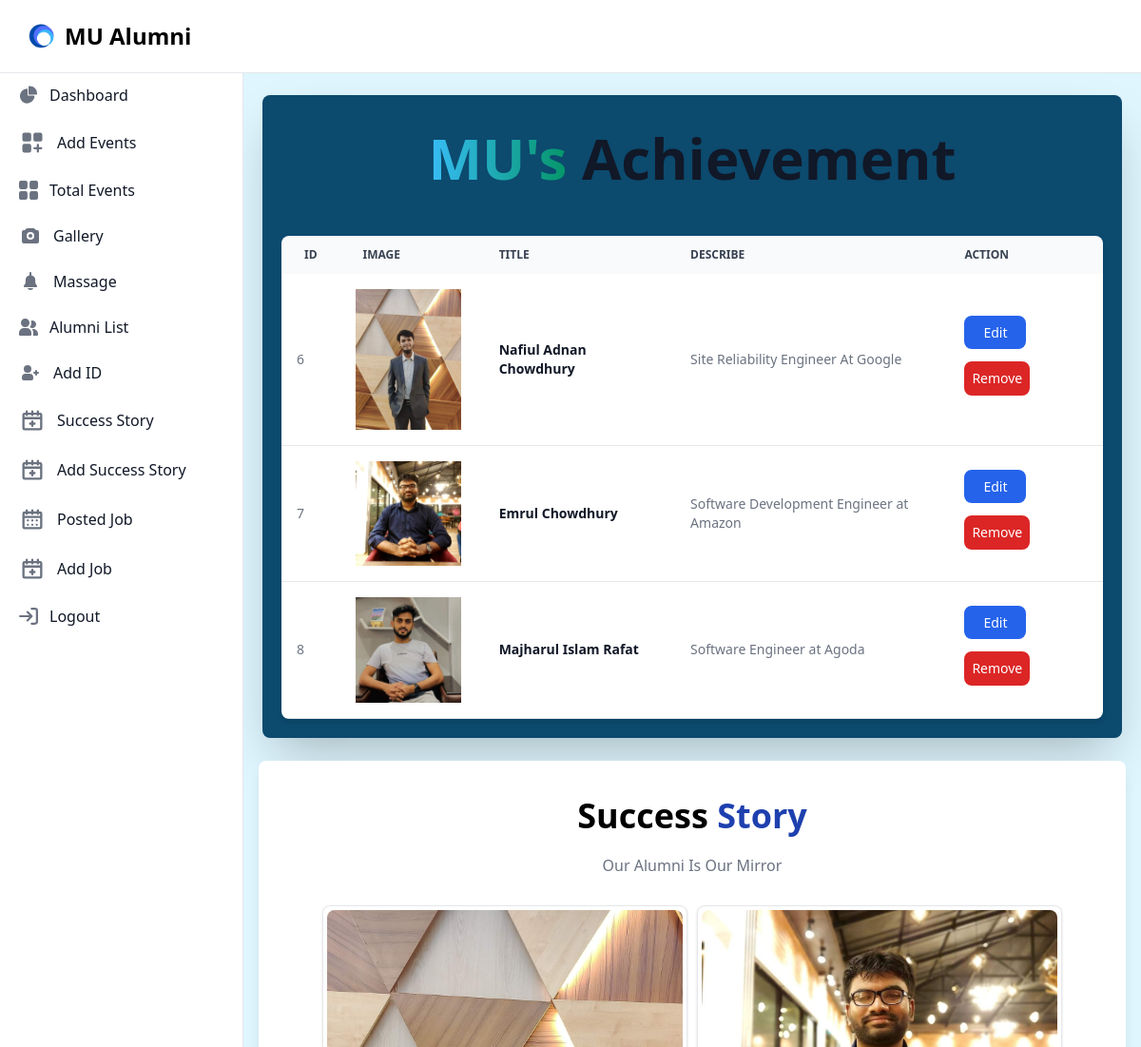
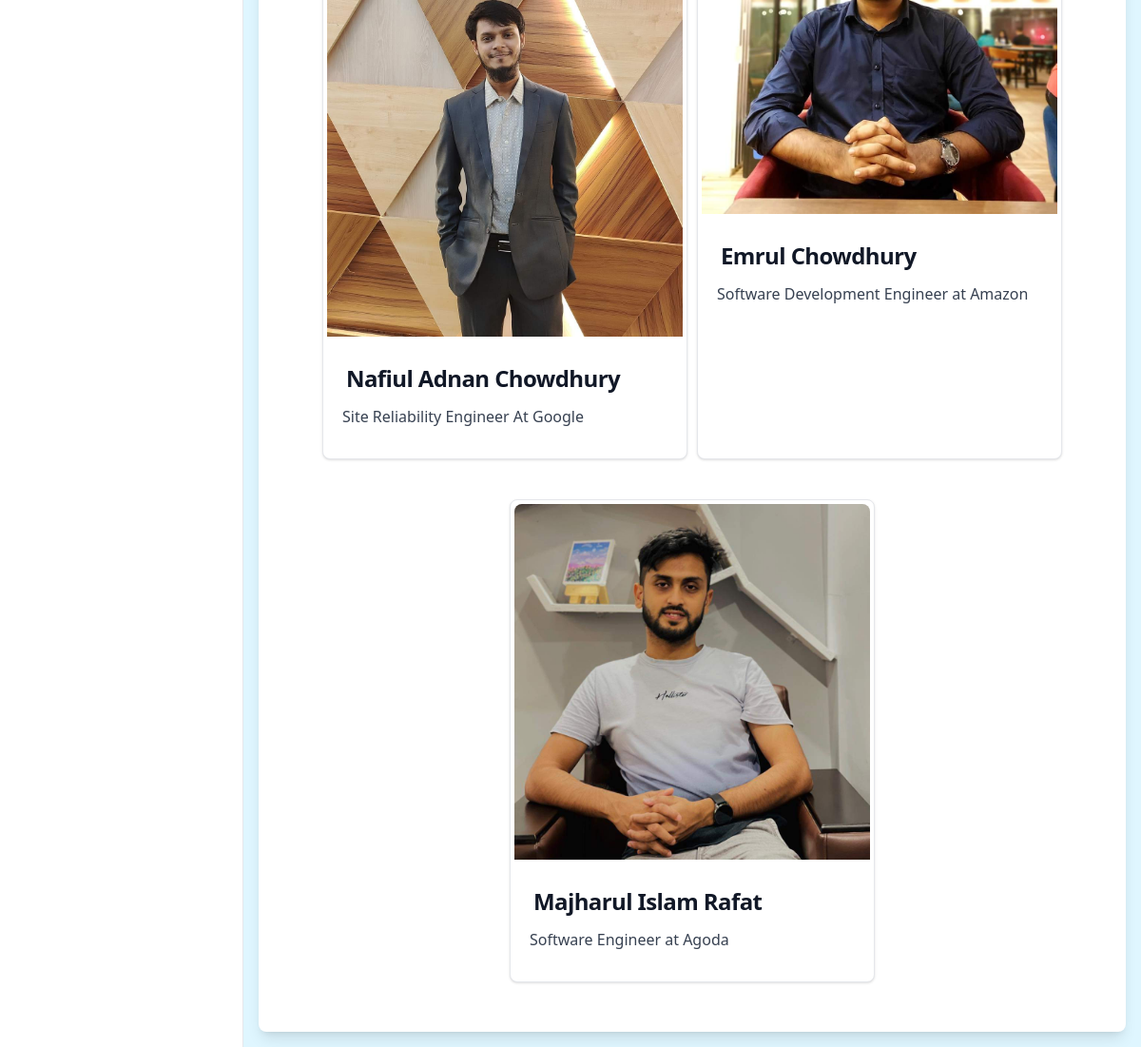
/Admin/success_story.php, run on the app's committed database (2 pictures, top to bottom).
### tables this page shows
CREATE TABLE `success_story` (
  `id` int(11) NOT NULL,
  `fullName` varchar(255) NOT NULL,
  `Photo` varchar(255) NOT NULL,
  `Bio` varchar(1000) NOT NULL
);

### Admin/success_story.php (the view, shortened to what this page needs)
<script src="https://cdn.tailwindcss.com"></script>
    <link rel="stylesheet" href="https://cdnjs.cloudflare.com/ajax/libs/flowbite/2.3.0/flowbite.css" />
    <link rel="stylesheet" href="./css/style.css">
<div class="admin">
      <?php
      require_once("navigation.php");
      ?>
      <?php
      require_once("aside.php");
      ?>
      <?php
      require("../config/configer.php");
      $readData = "SELECT * FROM `success_story`";
      $query=mysqli_query($connect,$readData);
      ?>
  <div class="p-4 sm:ml-64 bg-[#DFF6FF]">
     <div class="p-1 border-gray-200 rounded-lg dark:border-gray-700">
       <div class="events mt-20 mb-5">
          <div class="total-event bg-sky-900 p-5 rounded-lg shadow-2xl">
             <div class="heading-event max-w-screen-xl flex flex-wrap items-center justify-around mx-auto p-4">
               <div class="event-list-text">
                  <h1 class="mb-4 text-3xl font-extrabold text-gray-900 dark:text-white md:text-5xl lg:text-6xl"><span class="text-transparent bg-clip-text bg-gradient-to-r to-emerald-600 from-sky-400">MU's</span> Achievement</h1>
              </div>
        </div>
     <div class="event-items mt-5">
             <div class="relative overflow-x-auto shadow-md sm:rounded-lg">
         <table class="w-full text-sm text-left rtl:text-right text-gray-500 dark:text-gray-400">
             <thead class="text-xs text-gray-700 uppercase bg-gray-50 dark:bg-gray-700 dark:text-gray-400">
               <tr>
                 <th scope="col" class="px-6 py-3">
                    ID
                 </th>
                 <th scope="col" class="px-6 py-3">
                    Image
                 </th>
                 <th scope="col" class="px-6 py-3">
                    Title
                 </th>
                 <th scope="col" class="px-6 py-3">
                    Describe
                 </th>
                 <th scope="col" class="px-6 py-3">
                    Action
                 </th>
               </tr>
             </thead>
           <tbody>
           <?php
            while($data = mysqli_fetch_assoc($query)){
               $id=$data['id'];
               $title=$data['fullName'];
               $photo=$data['Photo'];
               $des=$data['Bio'];
            ?>
               <tr class="bg-white border-b dark:bg-gray-800 dark:border-gray-700 hover:bg-gray-50 dark:hover:bg-gray-600">
                <td class="p-4">
                    <h2><?php echo $id ?></h2>
                </td>
                <td class="p-4">
                    <img src="<?php echo "../image/".$photo ?>" class="w-16 md:w-32 max-w-full max-h-full" alt="not found">
                </td>
                <td class="px-6 py-4 font-semibold text-gray-900 dark:text-white">
                    <?php echo $title ?>
                </td>
                <td class="px-6 py-4">
                <?php echo $des ?>
                </td>
                <td class="px-6 py-4 ">
                    <a href="success_edit.php?edit=<?php echo $id?>" class="font-medium bg-blue-600 px-5 py-2 rounded-lg text-white dark:text-white-500 hover:underline">Edit</a>
                    <a href="../php_core/success_del.php?del=<?php echo $id?>" class="font-medium bg-red-600 mt-5 text-white dark:text-white-600 inline-block p-2 rounded-lg  hover:underline">Remove</a>
                </td>
               </tr>
          <?php
            }
           ?>
           </tbody>
        </table>
        </div>
        </div>
        </div>
      </div>
   </div>
   <div class="upcomingEvent p-5 bg-white rounded-lg shadow-lg">
    <div class="upComingContent mb-5 mt-2">
    <h1 class="text-center  text-black-500 font-extrabold  dark:text-black-400 text-4xl">Success <span class="text-blue-800 bold">Story</span></h1>
    <p class="font-normal text-center text-gray-500 dark:text-gray-400">Our Alumni Is Our Mirror</p>
    </div>
    <div class="eventCard container flex justify-center flex-wrap gap-2">
          <?php
            $readData = "SELECT * FROM `success_story`";
            $query=mysqli_query($connect,$readData);
            while($data = mysqli_fetch_assoc($query)){
                $title=$data['fullName'];
                $photo=$data['Photo'];
                $des=$data['Bio'];
            ?>
            <div class=" mb-8 max-w-sm bg-white border border-gray-200 rounded-lg shadow dark:bg-gray-800 dark:border-gray-700">
                <div class="p-1">
                    <img class="rounded-t-lg min-h-60" src="
                    <?php echo"../image/".$photo ?>
                    " alt="not Found" />
                </div>
                <div class="p-5">
                    <div class="p-1">
                        <h5 class="mb-2 text-2xl font-bold tracking-tight text-gray-900 dark:text-white">
                           <?php echo $title ?>
                        </h5>
                    </div>
                    <p class="mb-3 font-normal text-gray-700 dark:text-gray-400">
                       <?php echo $des ?>
                    </p>
                </div>
             </div>
            <?php
            }
            ?>
    </div>
   </div>
 </div>
</div>

### css/style.css (style rules this page uses)
.container, .container-fluid, .container-lg, .container-md, .container-sm, .container-xl, .container-xxl { --bs-gutter-x: 1.5rem; --bs-gutter-y: 0; width: 100%; padding-right: calc(var(--bs-gutter-x) * .5); padding-left: calc(var(--bs-gutter-x) * .5); margin-right: auto; margin-left: auto }
@media (min-width:576px) { .container, .container-sm { max-width: 540px } }
@media (min-width:768px) { .container, .container-md, .container-sm { max-width: 720px } }
@media (min-width:992px) { .container, .container-lg, .container-md, .container-sm { max-width: 960px } }
@media (min-width:1200px) { .container, .container-lg, .container-md, .container-sm, .container-xl { max-width: 1140px } }
.upcomingEvent { background-color: #DFF6FF; padding: 20px; }
.eventCard.container { display: flex; flex-direction: row; justify-content: center; justify-items: center; flex-wrap: wrap; gap: 10px; }
.text-center { text-align: center; padding: 10px; }

### data on the page
success_story: id "6", Photo (picture), fullName "Nafiul Adnan Chowdhury", Bio "Site Reliability Engineer At Google"
success_story: id "7", Photo (picture), fullName "Emrul Chowdhury", Bio "Software Development Engineer at Amazon"
success_story: id "8", Photo (picture), fullName "Majharul Islam Rafat", Bio "Software Engineer at Agoda"
